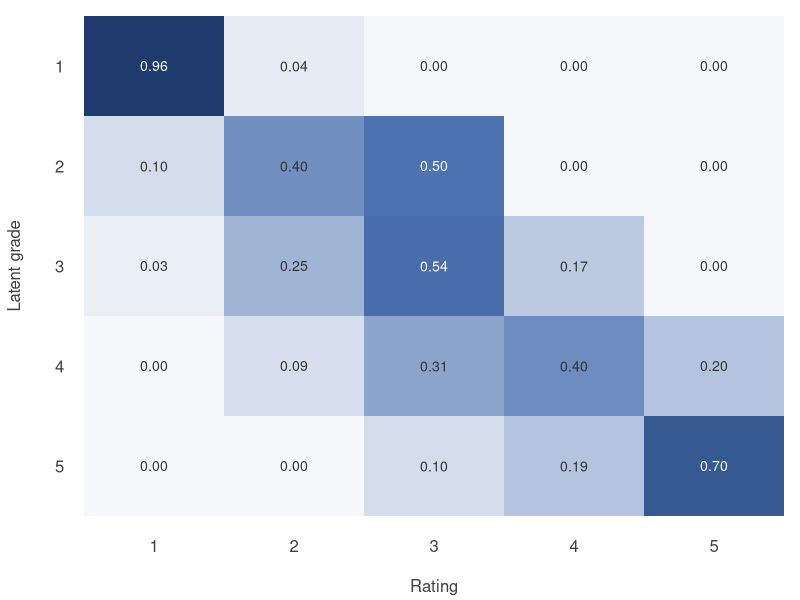

Write R code to recreate this figure.
# Run from the repository root:
#   Rscript codes/plots/model-formulation/em-rating-probs.R

Pi <- as.matrix(read.csv("data/processed/em_pi.csv"))
K <- nrow(Pi)
pal <- colorRampPalette(c("#f5f7fb", "#4c72b0", "#1c3768"))(101)

pdf("codes/plots/model-formulation/em-rating-probs.pdf", width = 5.2, height = 4.4)
par(mar = c(4.2, 4.2, 0.8, 0.8), las = 1, col.axis = "grey25", col.lab = "grey25")
image(1:K, 1:K, t(Pi[K:1, ]), zlim = c(0, 1), col = pal, axes = FALSE,
      xlab = "Rating", ylab = "Latent grade")
axis(1, 1:K, tick = FALSE)
axis(2, 1:K, K:1, tick = FALSE)
grid_x <- rep(1:K, each = K); grid_y <- rep(K:1, times = K)
val <- as.vector(Pi)
text(grid_x, grid_y, sprintf("%.2f", val), cex = 0.85,
     col = ifelse(val > 0.45, "white", "grey20"))
invisible(dev.off())
